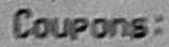
#> input picture sample_img/1.png, 169 x 47 px
$ python test.py
#> lines starting #> are read from the running program, lines starting #| are printed output that depends on the picture
import requests
import cv2
import numpy as np
import json
from utils import Params


SERVER_URL = 'http://localhost:8501/v1/models/ocr:predict'

f = open('./data/char_table.txt','r')
#> (reads data/char_table.txt from the repository)
lines = f.readlines()
f.close()

char_list = list()
for line in lines:
    char_list.append(line.rstrip())


def image_std(x):
    mean = np.mean(x)
    std = np.std(x)
    std_adj = np.maximum(std, 1.0/np.sqrt(x.size))
    y = np.multiply(np.subtract(x, mean), 1/std_adj)
    return y


# [42 lines left out: functions resize_padding, convert_idx2char, not called in this run]


def extract(img_list, host):
    image = np.reshape(img_list,(1,80,100,1))
    x = {"signature_name": "serving_default", "inputs": {'image': image.tolist()}}

    headers = {"content-type": "application/json"}

    data = json.dumps(x)

    resp = requests.post("http://127.0.0.1:8501/v1/models/ocr:predict", data=data, headers=headers)
    if resp.status_code == 200:
        predictions = json.loads(resp.text)['outputs']
        result = []
        for pred in predictions:
            result.append(convert_idx2char(pred)[0])
        return result
    else:
        print('Cannot call to serving ', resp.status_code)
        return None


# Test a single image
image = cv2.imread('./sample_img/1.png',0)
#> image is the input picture: shape (47, 169); min 1, max 189, mean 133.1
image = cv2.resize(image, (150,120))
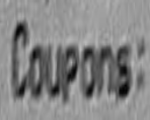
#> image: shape (120, 150); min 2, max 187, mean 132.9
image = image_std(image)
#> in image_std, `mean = np.mean(x)`: mean = 132.9
#> in image_std, `std = np.std(x)`: std = 35.46
#> in image_std, `y = np.multiply(np.subtract(x, mean), 1/std_adj)`:
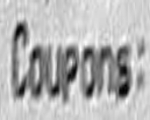
#> y: shape (120, 150) float64; min -3.69, max 1.52, mean -8.84e-17; drawn with min black and max white

#> (the run stopped early here; a loop or call above may not have finished)
